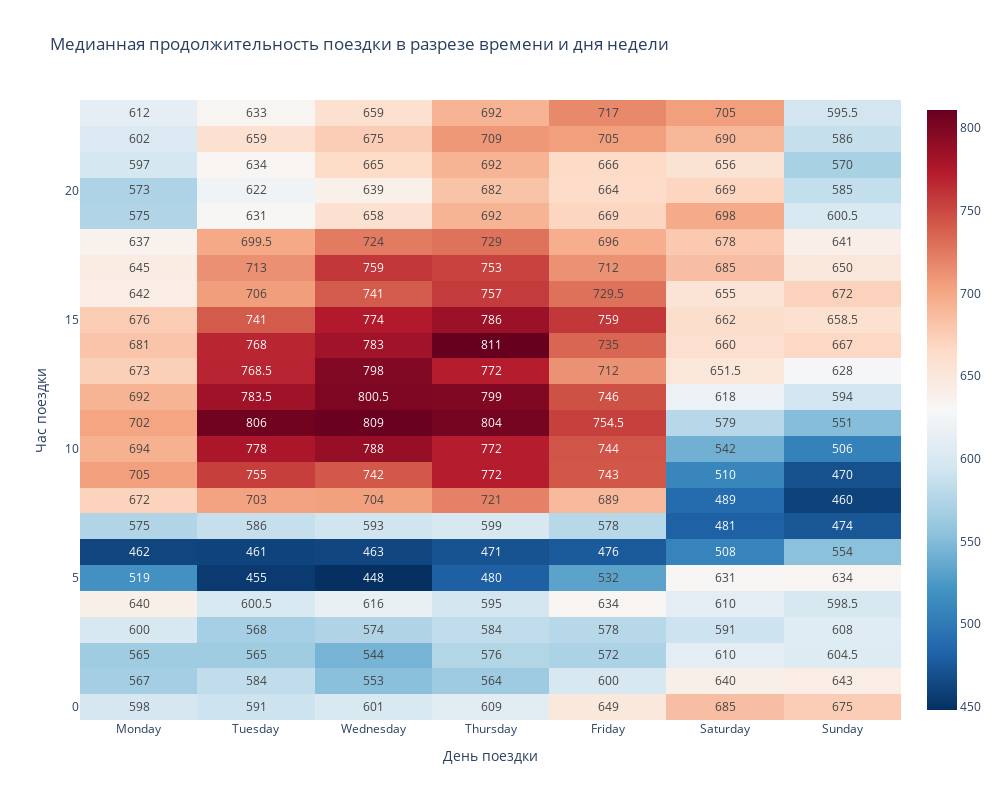

Write notebook code for a chart like this one.
### Markdown cell above
### Задание 3.6.
Посмотрим на обе временные характеристики одновременно. 

Постройте сводную таблицу, по строкам которой отложены часы (pickup_hour), по столбцам - дни недели (pickup_day_of_week), а в ячейках - медианная длительность поездки (trip_duration). 

Визуализируйте полученную сводную таблицу с помощью тепловой карты (рекомендуемая палитра - coolwarm).

### Code cell
# создаем сводную таблицу
pivot_day_hour = taxi_data.pivot_table(values='trip_duration',
                                       index='pickup_hour',
                                       columns='pickup_day_of_week',
                                       aggfunc='median'
                                      )
# указываем порядок следования столбцов в соответствии с днем недели
pivot_day_hour = pivot_day_hour[['Monday', 'Tuesday', 'Wednesday', 'Thursday', 'Friday', 'Saturday', 'Sunday']]

# задаем параметры тепловой карты
fig = px.imshow(pivot_day_hour,
                height=800,
                width=1000,
                text_auto=True,
                color_continuous_scale='RdBu_r', 
                origin='lower',
                labels=dict(x='День поездки', y='Час поездки'),
                title='Медианная продолжительность поездки в разрезе времени и дня недели'
                )

# отображаем тепловую карту
fig.show()

### Figure 1 — Plotly figure (JSON) as saved in the notebook; plotly's stock layout.template omitted (floating-point values rounded to 4 significant figures; data arrays with more than 128 entries replaced by an {"elided": "..."} marker saying what was removed)
{"data": [{"coloraxis": "coloraxis", "hovertemplate": "День поездки: %{x}<br>Час поездки: %{y}<br>color: %{z}<extra></extra>", "name": "0", "texttemplate": "%{z}", "type": "heatmap", "x": ["Monday", "Tuesday", "Wednesday", "Thursday", "Friday", "Saturday", "Sunday"], "xaxis": "x", "y": [0, 1, 2, 3, 4, 5, 6, 7, 8, 9, 10, 11, 12, 13, 14, 15, 16, 17, 18, 19, 20, 21, 22, 23], "yaxis": "y", "z": {"elided": "24x7 float values"}}], "layout": {"coloraxis": {"colorscale": [[0, "rgb(5,48,97)"], [0.1, "rgb(33,102,172)"], [0.2, "rgb(67,147,195)"], [0.3, "rgb(146,197,222)"], [0.4, "rgb(209,229,240)"], [0.5, "rgb(247,247,247)"], [0.6, "rgb(253,219,199)"], [0.7, "rgb(244,165,130)"], [0.8, "rgb(214,96,77)"], [0.9, "rgb(178,24,43)"], [1, "rgb(103,0,31)"]]}, "height": 800, "title": {"text": "Медианная продолжительность поездки в разрезе времени и дня недели"}, "width": 1000, "xaxis": {"anchor": "y", "constrain": "domain", "domain": [0, 1], "scaleanchor": "y", "title": {"text": "День поездки"}}, "yaxis": {"anchor": "x", "autorange": true, "constrain": "domain", "domain": [0, 1], "title": {"text": "Час поездки"}}}}
